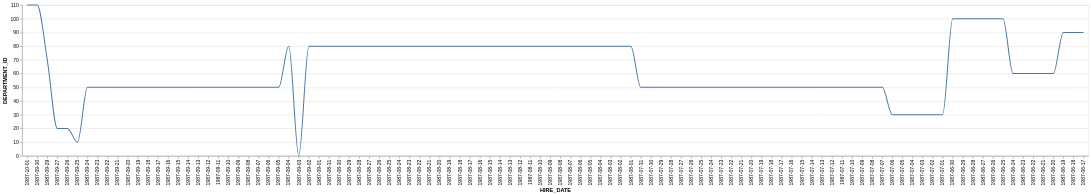

Source (Vega-Lite JSON):
### Vega-Lite specification from a JSON file in a GitHub repository (floating-point values rounded to 4 significant figures)
{"data": {"values": [{"x_data": "1987-06-17", "y_data": 90}, {"x_data": "1987-06-18", "y_data": 90}, {"x_data": "1987-06-19", "y_data": 90}, {"x_data": "1987-06-20", "y_data": 60}, {"x_data": "1987-06-21", "y_data": 60}, {"x_data": "1987-06-22", "y_data": 60}, {"x_data": "1987-06-23", "y_data": 60}, {"x_data": "1987-06-24", "y_data": 60}, {"x_data": "1987-06-25", "y_data": 100}, {"x_data": "1987-06-26", "y_data": 100}, {"x_data": "1987-06-27", "y_data": 100}, {"x_data": "1987-06-28", "y_data": 100}, {"x_data": "1987-06-29", "y_data": 100}, {"x_data": "1987-06-30", "y_data": 100}, {"x_data": "1987-07-01", "y_data": 30}, {"x_data": "1987-07-02", "y_data": 30}, {"x_data": "1987-07-03", "y_data": 30}, {"x_data": "1987-07-04", "y_data": 30}, {"x_data": "1987-07-05", "y_data": 30}, {"x_data": "1987-07-06", "y_data": 30}, {"x_data": "1987-07-07", "y_data": 50}, {"x_data": "1987-07-08", "y_data": 50}, {"x_data": "1987-07-09", "y_data": 50}, {"x_data": "1987-07-10", "y_data": 50}, {"x_data": "1987-07-11", "y_data": 50}, {"x_data": "1987-07-12", "y_data": 50}, {"x_data": "1987-07-13", "y_data": 50}, {"x_data": "1987-07-14", "y_data": 50}, {"x_data": "1987-07-15", "y_data": 50}, {"x_data": "1987-07-16", "y_data": 50}, {"x_data": "1987-07-17", "y_data": 50}, {"x_data": "1987-07-18", "y_data": 50}, {"x_data": "1987-07-19", "y_data": 50}, {"x_data": "1987-07-20", "y_data": 50}, {"x_data": "1987-07-21", "y_data": 50}, {"x_data": "1987-07-22", "y_data": 50}, {"x_data": "1987-07-23", "y_data": 50}, {"x_data": "1987-07-24", "y_data": 50}, {"x_data": "1987-07-25", "y_data": 50}, {"x_data": "1987-07-26", "y_data": 50}, {"x_data": "1987-07-27", "y_data": 50}, {"x_data": "1987-07-28", "y_data": 50}, {"x_data": "1987-07-29", "y_data": 50}, {"x_data": "1987-07-30", "y_data": 50}, {"x_data": "1987-07-31", "y_data": 50}, {"x_data": "1987-08-01", "y_data": 80}, {"x_data": "1987-08-02", "y_data": 80}, {"x_data": "1987-08-03", "y_data": 80}, {"x_data": "1987-08-04", "y_data": 80}, {"x_data": "1987-08-05", "y_data": 80}, {"x_data": "1987-08-06", "y_data": 80}, {"x_data": "1987-08-07", "y_data": 80}, {"x_data": "1987-08-08", "y_data": 80}, {"x_data": "1987-08-09", "y_data": 80}, {"x_data": "1987-08-10", "y_data": 80}, {"x_data": "1987-08-11", "y_data": 80}, {"x_data": "1987-08-12", "y_data": 80}, {"x_data": "1987-08-13", "y_data": 80}, {"x_data": "1987-08-14", "y_data": 80}, {"x_data": "1987-08-15", "y_data": 80}, {"x_data": "1987-08-16", "y_data": 80}, {"x_data": "1987-08-17", "y_data": 80}, {"x_data": "1987-08-18", "y_data": 80}, {"x_data": "1987-08-19", "y_data": 80}, {"x_data": "1987-08-20", "y_data": 80}, {"x_data": "1987-08-21", "y_data": 80}, {"x_data": "1987-08-22", "y_data": 80}, {"x_data": "1987-08-23", "y_data": 80}, {"x_data": "1987-08-24", "y_data": 80}, {"x_data": "1987-08-25", "y_data": 80}, {"x_data": "1987-08-26", "y_data": 80}, {"x_data": "1987-08-27", "y_data": 80}, {"x_data": "1987-08-28", "y_data": 80}, {"x_data": "1987-08-29", "y_data": 80}, {"x_data": "1987-08-30", "y_data": 80}, {"x_data": "1987-08-31", "y_data": 80}, {"x_data": "1987-09-01", "y_data": 80}, {"x_data": "1987-09-02", "y_data": 80}, {"x_data": "1987-09-03", "y_data": 0}, {"x_data": "1987-09-04", "y_data": 80}, {"x_data": "1987-09-05", "y_data": 50}, {"x_data": "1987-09-06", "y_data": 50}, {"x_data": "1987-09-07", "y_data": 50}, {"x_data": "1987-09-08", "y_data": 50}, {"x_data": "1987-09-09", "y_data": 50}, {"x_data": "1987-09-10", "y_data": 50}, {"x_data": "1987-09-11", "y_data": 50}, {"x_data": "1987-09-12", "y_data": 50}, {"x_data": "1987-09-13", "y_data": 50}, {"x_data": "1987-09-14", "y_data": 50}, {"x_data": "1987-09-15", "y_data": 50}, {"x_data": "1987-09-16", "y_data": 50}, {"x_data": "1987-09-17", "y_data": 50}, {"x_data": "1987-09-18", "y_data": 50}, {"x_data": "1987-09-19", "y_data": 50}, {"x_data": "1987-09-20", "y_data": 50}, {"x_data": "1987-09-21", "y_data": 50}, {"x_data": "1987-09-22", "y_data": 50}, {"x_data": "1987-09-23", "y_data": 50}, {"x_data": "1987-09-24", "y_data": 50}, {"x_data": "1987-09-25", "y_data": 10}, {"x_data": "1987-09-26", "y_data": 20}, {"x_data": "1987-09-27", "y_data": 20}, {"x_data": "1987-09-29", "y_data": 70}, {"x_data": "1987-09-30", "y_data": 110}, {"x_data": "1987-10-01", "y_data": 110}]}, "mark": {"type": "line", "interpolate": "monotone"}, "encoding": {"x": {"field": "x_data", "type": "nominal", "title": "HIRE_DATE", "sort": "descending"}, "y": {"field": "y_data", "type": "quantitative", "title": "DEPARTMENT_ID"}}}
